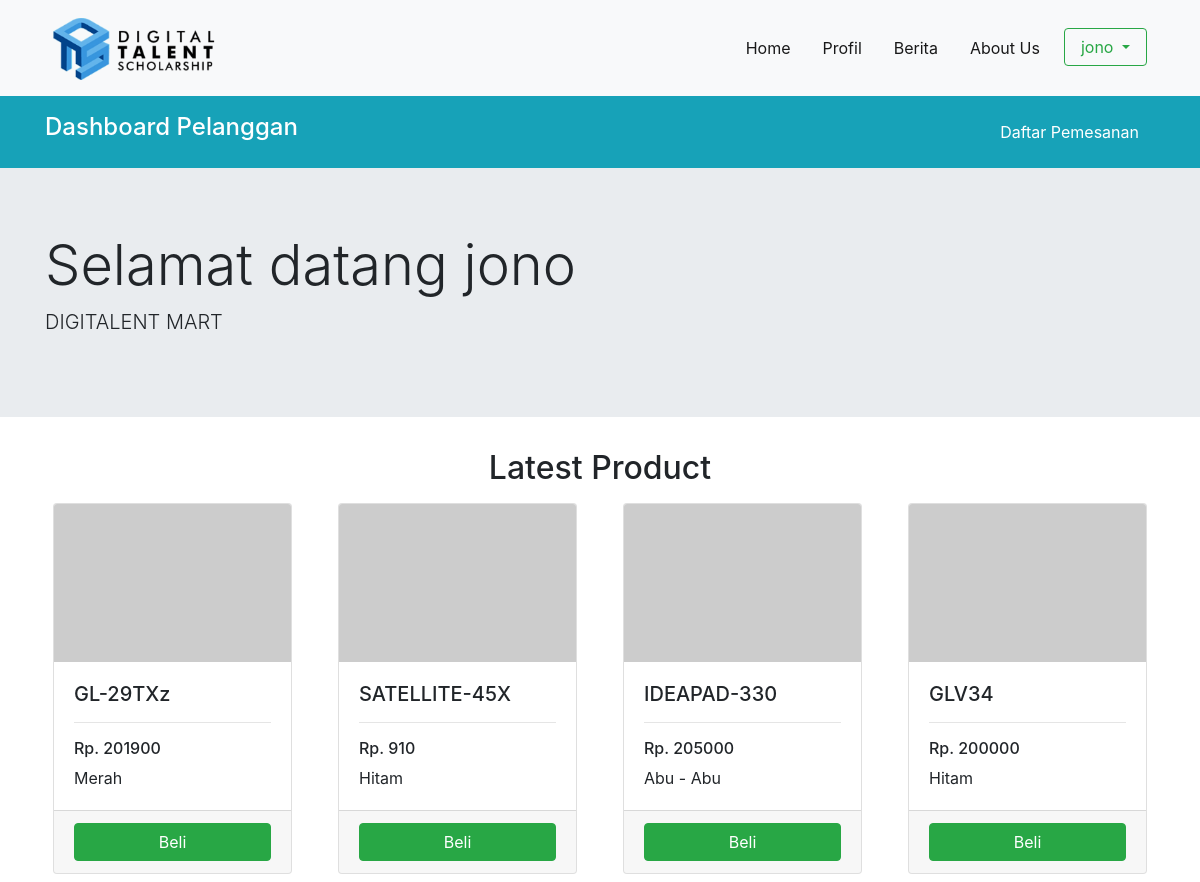
The app's page /index.php?pesan=sukses (signed in) with its own data.
### tables this page shows
CREATE TABLE `produk` (
  `id_produk` int(10) NOT NULL,
  `nama_produk` varchar(30) NOT NULL,
  `warna` varchar(10) NOT NULL,
  `jumlah` int(10) NOT NULL,
  `harga` int(10) NOT NULL,
  `id_merk` int(10) NOT NULL,
  `id_kategori` int(10) NOT NULL
);

### index.php (the view, shortened to what this page needs)
<!doctype html>
<html lang="en">
<head>
    <link rel="stylesheet" href="assets/css/bootstrap.min.css">
</head>
<body>
    <?php
    include_once("database/koneksi.php");
    $query_produk = mysqli_query($koneksi, "SELECT produk.id_produk, produk.harga, produk.warna, produk.jumlah, produk.harga, produk.nama_produk, merk.nama_merk, kategori.nama_kategori
    FROM ((produk
    INNER JOIN merk ON produk.id_merk = merk.id_merk)
    INNER JOIN kategori ON produk.id_kategori = kategori.id_kategori) ORDER BY id_produk desc;");
    ?>
    <nav class="navbar navbar-expand-lg navbar-light bg-light">
        <div class="container">
            <a class="navbar-brand p-2" href="#"><img src="assets/img/logo.png" width="70%"></a>
            <div class="collapse navbar-collapse" id="navbarSupportedContent">
                <ul class="navbar-nav ml-auto">
                    <li class="nav-item active p-2">
                        <a class="nav-link" href="http://localhost:8080/VSGA/toko">Home <span class="sr-only">(current)</span></a>
                    </li>
                    <li class="nav-item active p-2">
                        <a class="nav-link" href="view/home/profil">Profil</a>
                    </li>
                    <li class="nav-item active p-2">
                        <a class="nav-link" href="view/home/berita.php">Berita</a>
                    </li>
                    <li class="nav-item active p-2">
                        <a class="nav-link" href="view/home/about.php">About Us</a>
                    </li>
                    <li class="nav-item p-2">
                        <div class="dropdown">
                            <button type="button" class="btn btn-outline-success dropdown-toggle pl-3 pr-3" data-toggle="dropdown" aria-haspopup="true" aria-expanded="false">
                                <?php if (isset($_SESSION['role'])) {
                                    if (($_SESSION['role']) == 'pelanggan') {
                                        echo $_SESSION['nama_pelanggan'];
                                    } elseif (($_SESSION['role']) == 'karyawan') {
                                        echo $_SESSION['nama_karyawan'];
                                    }
                                } else {
                                    echo "Masuk / Daftar";
                                } ?>
                            </button>
                        </div>
                    </li>
                </ul>
            </div>
        </div>
    </nav>
    <?php if (isset($_SESSION['role'])) {
        if (($_SESSION['role']) == 'karyawan') {
            include("view/templates/navbar_karyawan_index.php");
        } elseif (($_SESSION['role']) == 'pelanggan') {
            include("view/templates/navbar_pelanggan_index.php");
        }
    }
    ?>
    <section>
        <div class="jumbotron jumbotron-fluid">
            <div class="container">
                <h1 class="display-4">
                    <?php if (isset($_SESSION['nama_pelanggan'])) {
                        echo "Selamat datang " .  $_SESSION['nama_pelanggan'];
                    } else {
                        echo "DIGITALENT MART";
                    }
                    ?>
                </h1>
                <p class="lead">DIGITALENT MART</p>
            </div>
        </div>
    </section>
    <section>
        <div class="container">
            <h2 class="text-center">Latest Product</h2>
            <div class="row">
                <?php
                while ($produk = mysqli_fetch_array($query_produk)) {
                    ?>
                    <div class="col-lg-3 col-md-3 col-sm-12">
                        <div class="card m-2">
                            <img class="card-img-top" src="https://via.placeholder.com/60x40" alt="Card image cap">
                            <div class="card-body">
                                <h5 class="card-title"><?php echo $produk['nama_produk']; ?></h5>
                                <hr>
                                <h6>Rp. <?php echo $produk['harga']; ?></h6>
                                <p class="card-text"><?php echo $produk['warna']; ?></p>
                            </div>
                            <div class="card-footer">
                                <a class="btn btn-block btn-success" href="controller/pemesanan.php?id_produk=<?php echo $produk['id_produk']; ?>&harga=<?php echo $produk['harga']; ?>&id=<?php if (isset($_SESSION['role'])) {
                                                                                                                                                                                                if ($_SESSION['role'] == 'pelanggan') {
                                                                                                                                                                                                    echo $_SESSION['id_pelanggan'];
                                                                                                                                                                                                } elseif ($_SESSION['role'] == 'karyawan') {
                                                                                                                                                                                                    echo "login_karyawan";
                                                                                                                                                                                                }
                                                                                                                                                                                            } else {
                                                                                                                                                                                                echo "belum_login";
                                                                                                                                                                                            }
                                                                                                                                                                                            ?>&jumlah=1">Beli</a>
                            </div>
                        </div>
                    </div>
                <?php
                }
                ?>
            </div>
        </div>
    </section>
</body>
</html>

### records on screen
produk: nama_produk "GL-29TXz", harga "201900", warna "Merah"
produk: nama_produk "SATELLITE-45X", harga "910", warna "Hitam"
produk: nama_produk "IDEAPAD-330", harga "205000", warna "Abu - Abu"
produk: nama_produk "GLV34", harga "200000", warna "Hitam"

### other values on screen
$_SESSION['nama_pelanggan'] "jono"
